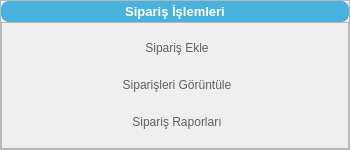
<?xml version="1.0" encoding="UTF-8"?>
<ui version="4.0">
 <class>Form</class>
 <widget class="QWidget" name="Form">
  <property name="geometry">
   <rect>
    <x>0</x>
    <y>0</y>
    <width>350</width>
    <height>150</height>
   </rect>
  </property>
  <property name="minimumSize">
   <size>
    <width>350</width>
    <height>150</height>
   </size>
  </property>
  <property name="maximumSize">
   <size>
    <width>350</width>
    <height>150</height>
   </size>
  </property>
  <property name="windowTitle">
   <string>Form</string>
  </property>
  <layout class="QVBoxLayout" name="verticalLayout_3">
   <property name="spacing">
    <number>0</number>
   </property>
   <property name="leftMargin">
    <number>0</number>
   </property>
   <property name="topMargin">
    <number>0</number>
   </property>
   <property name="rightMargin">
    <number>0</number>
   </property>
   <property name="bottomMargin">
    <number>0</number>
   </property>
   <item>
    <widget class="QFrame" name="frameOrder">
     <property name="frameShape">
      <enum>QFrame::StyledPanel</enum>
     </property>
     <property name="frameShadow">
      <enum>QFrame::Raised</enum>
     </property>
     <layout class="QVBoxLayout" name="verticalLayout_2">
      <property name="spacing">
       <number>0</number>
      </property>
      <property name="leftMargin">
       <number>0</number>
      </property>
      <property name="topMargin">
       <number>0</number>
      </property>
      <property name="rightMargin">
       <number>0</number>
      </property>
      <property name="bottomMargin">
       <number>0</number>
      </property>
      <item>
       <widget class="QPushButton" name="pushButtonOrder">
        <property name="font">
         <font>
          <family>Segoe UI</family>
          <pointsize>10</pointsize>
          <weight>75</weight>
          <italic>false</italic>
          <bold>true</bold>
         </font>
        </property>
        <property name="styleSheet">
         <string notr="true">QPushButton {
    background-color: #48B1DD;
    color: white;
    border: none;
    border-radius: 8px;
    padding: 3px 5px 3px 5px;
    font: bold 10pt &quot;Segoe UI&quot;;
    text-align: center;
}
</string>
        </property>
        <property name="text">
         <string>Sipariş İşlemleri</string>
        </property>
        <property name="checkable">
         <bool>true</bool>
        </property>
       </widget>
      </item>
      <item>
       <widget class="QFrame" name="frameOrderDropdown">
        <property name="styleSheet">
         <string notr="true">QPushButton {
    background-color: transparent;
    color: #5F5F5F;
    border-radius: 6px;
    padding: 5px 10px 5px 14px;
    font: 9pt &quot;Segoe UI&quot;;
    qproperty-icon: url(:/icons/arrow-down-dark.svg);
    qproperty-iconSize: 10px 10px;
    text-align: center;
}
QPushButton:pressed {
    qproperty-icon: url(:/icons/arrow-up-dark.svg);
    background-color: #e6e6e6;
}
QPushButton:hover {
    background-color: #e0e0e0;
}

</string>
        </property>
        <property name="frameShape">
         <enum>QFrame::StyledPanel</enum>
        </property>
        <property name="frameShadow">
         <enum>QFrame::Raised</enum>
        </property>
        <layout class="QVBoxLayout" name="verticalLayout">
         <property name="spacing">
          <number>0</number>
         </property>
         <property name="leftMargin">
          <number>0</number>
         </property>
         <property name="topMargin">
          <number>0</number>
         </property>
         <property name="rightMargin">
          <number>0</number>
         </property>
         <property name="bottomMargin">
          <number>0</number>
         </property>
         <item>
          <widget class="QPushButton" name="pushButtonAddOrder">
           <property name="text">
            <string>Sipariş Ekle</string>
           </property>
          </widget>
         </item>
         <item>
          <widget class="QPushButton" name="pushButtonUpdateOrder">
           <property name="text">
            <string>Siparişleri Görüntüle</string>
           </property>
          </widget>
         </item>
         <item>
          <widget class="QPushButton" name="pushButtonReportOrder">
           <property name="text">
            <string>Sipariş Raporları</string>
           </property>
          </widget>
         </item>
        </layout>
       </widget>
      </item>
     </layout>
    </widget>
   </item>
  </layout>
 </widget>
 <resources/>
 <connections/>
</ui>
